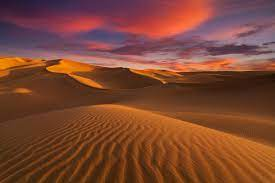
%> input picture desert.jpg, 275 x 183 px
$ octave Copy_of_exp7.m   (GNU Octave 9; MATLAB toolbox functions it lacks are replaced by stand-ins)
%> lines starting %> are read from the running program, lines starting %| are printed output that depends on the picture
clc
close all
mycolorimage = imread("desert.jpg");
%> mycolorimage is the input picture: size 183x275x3 uint8; mean R, G, B 124.7, 70, 50.3
mygrayimage = rgb2gray(mycolorimage);
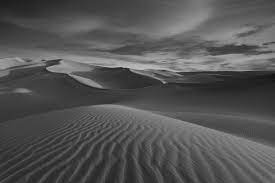
%> mygrayimage: size 183x275 uint8; min 21, max 199, mean 84.1
mygrayimage = imsubtract(mygrayimage,60);
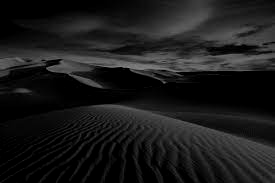
%> mygrayimage: size 183x275 uint8; min 0, max 139, mean 26.3
subplot(2,3,1);
imshow(mygrayimage);
title("Original Image")

myimage = uint8(mygrayimage);
subplot(2,3,2);
imhist(myimage);
axis off,axis tight;
title("Histogram of the Image");

subplot(2,3,3);
myadjustedimage = imadjust(myimage, stretchlim(myimage), []);
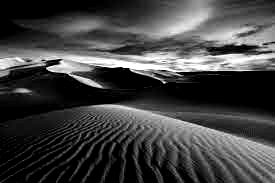
%> myadjustedimage: size 183x275 uint8; min 0, max 255, mean 66.1
imshow(myadjustedimage);
title("Contrast Adjusted Image");

subplot(2,3,4);
myadjustedgammaimage = imadjust(myimage, [], [], 0.8);
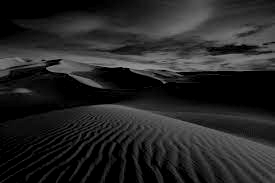
%> myadjustedgammaimage: size 183x275 uint8; min 0, max 157, mean 37.4
imshow(myadjustedgammaimage);
title("Gamma Adjusted Image");

subplot(2,3,5);
[equalizedimage, T] = histeq(myimage);
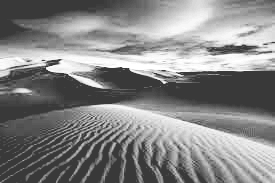
%> equalizedimage: size 183x275 uint8; min 57, max 255, mean 133.5
%> T = 256 values from 0.222 to 1
imhist(equalizedimage);
axis off, axis tight;
title("Histogram of the equalized Image");

subplot(2,3,6);
imshow(equalizedimage);
title("Histogram-Equalized Final Image");
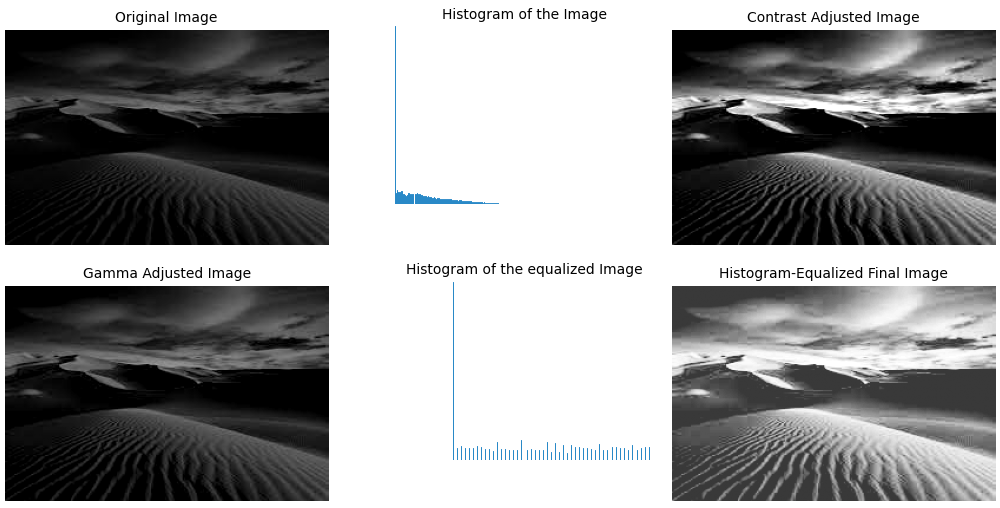
%> figure redrawn from the program's plot data, 6 panels

$ run again, with coins1.jpg copied over desert.jpg
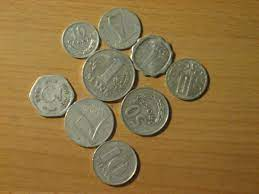
%> input picture coins1.jpg, 259 x 194 px
%> mycolorimage is the input picture: size 194x259x3 uint8; mean R, G, B 141.9, 115.2, 66.6
%> `myadjustedgammaimage = imadjust(myimage, [], [], 0.8);`:
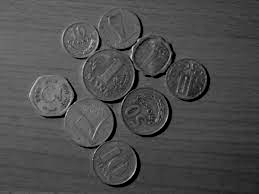
%> myadjustedgammaimage: size 194x259 uint8; min 0, max 204, mean 77.2
%> `[equalizedimage, T] = histeq(myimage);`:
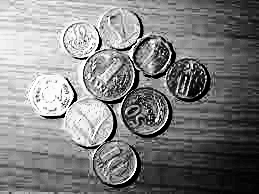
%> equalizedimage: size 194x259 uint8; min 0, max 255, mean 127.5
%> T = 256 values from 0 to 1

$ run again, with flower.jpg copied over desert.jpg
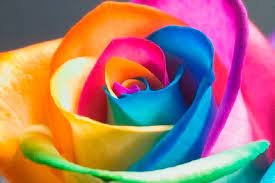
%> input picture flower.jpg, 275 x 183 px
%> mycolorimage is the input picture: size 183x275x3 uint8; mean R, G, B 166.5, 120.8, 113.8
%> `myadjustedgammaimage = imadjust(myimage, [], [], 0.8);`:
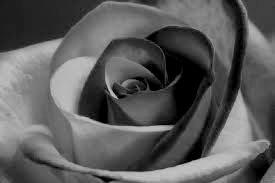
%> myadjustedgammaimage: size 183x275 uint8; min 0, max 197, mean 91
%> `[equalizedimage, T] = histeq(myimage);`:
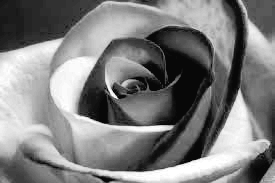
%> equalizedimage: size 183x275 uint8; min 8, max 255, mean 126.5
%> T = 256 values from 0.0317 to 1
